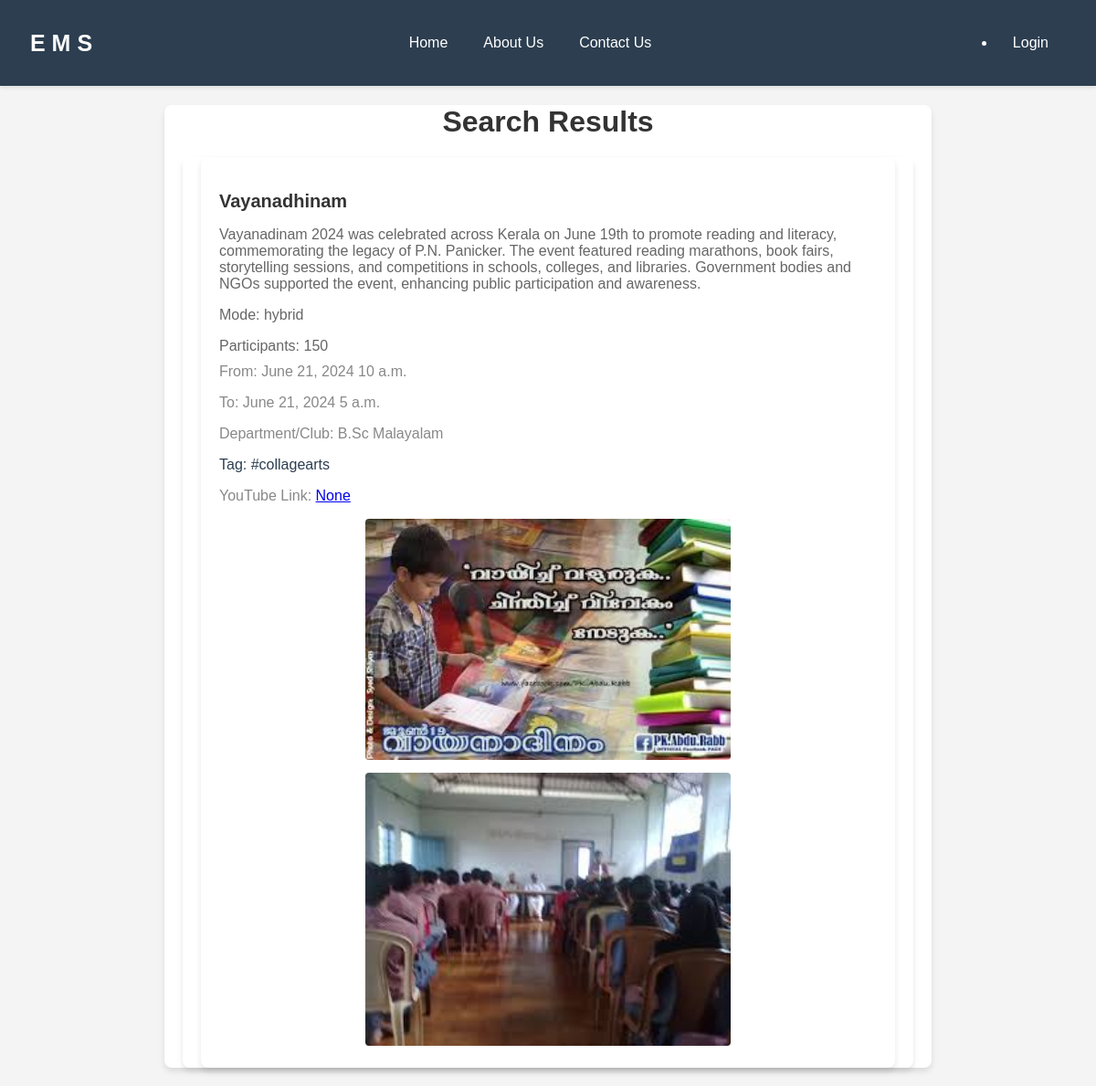
/search_report/, run on the app's committed database.
### event/models.py (models this page shows, shortened)
class Event_Report(models.Model):
    date = models.DateField(auto_now_add=True)
    report = models.TextField(null=True)
    youtube_link = models.URLField(null=True,blank=True)
    photo = models.ImageField(upload_to='event_reports/photos/', null=True, blank=True)
    alternate_photo = models.ImageField(upload_to='event_reports/alternate_photos/', null=True, blank=True)
    event = models.ForeignKey(Event, on_delete=models.CASCADE)

class Event(models.Model):
    mode_choices = [
        ('online', 'Online'),
        ('offline', 'Offline'),
        ('hybrid', 'Hybrid')
    ]
    title = models.CharField(max_length=100)
    mode = models.CharField(max_length=10, choices=mode_choices)
    no_participants = models.IntegerField()
    description = models.TextField()
    from_date = models.DateField()
    from_time = models.TimeField()
    date_to = models.DateField()
    time_to = models.TimeField()
    dept_club = models.ForeignKey(Dept_Club, on_delete=models.CASCADE)
    tag = models.ForeignKey('Tags', on_delete=models.DO_NOTHING)
    brochure = models.ImageField(upload_to='brochures/')

class Dept_Club(models.Model):
    dc_name = models.CharField(max_length=50, blank=False)
    def __str__(self):
        return self.dc_name

class Tags(models.Model):
    tag = models.CharField(max_length=200)

### event/views.py (the view)
# urls.py: path('search_report/', views.search_report, name='search_report'),
def search_report(request):
    query_name = request.GET.get('name', '')
    query_tag = request.GET.get('tag', '')
    department_query = request.GET.get('department_club', '')
    results = Event_Report.objects.all()
    if query_name:
        results = results.filter(event__title__icontains=query_name)
    if query_tag:
        results = results.filter(event__tag__tag__icontains=query_tag)
    if department_query:
        results = results.filter(event__dept_club__dc_name__icontains=department_query)
    return render(request, 'events/search_report.html', {'reports': results})

### event/templates/events/search_report.html (shortened to what this page needs)
{% extends 'events/base.html' %}
{% block content %}
    <h1>Search Results</h1>
    <div class="container">
        {% if reports %}
            {% for report in reports %}
                <div class="event-card">
                    <h2 class="event-title">{{ report.event.title }}</h2>
                    <p class="event-details">{{ report.report }}</p>
                    <p class="event-details">Mode: {{ report.event.mode }}</p>
                    <p class="event-details">Participants: {{ report.event.no_participants }}</p>
                    <p class="event-date">From: {{ report.event.from_date }} {{ report.event.from_time }}</p>
                    <p class="event-date">To: {{ report.event.date_to }} {{ report.event.time_to }}</p>
                    <p class="event-date">Department/Club: {{ report.event.dept_club }}</p>
                    <p class="event-tag">Tag: {{ report.event.tag.tag }}</p>
                    <p class="event-date">YouTube Link: <a href="{{ report.youtube_link }}">{{ report.youtube_link }}</a></p>
                    {% if report.photo %}
                        <div class="image-container">
                            <img class="event-photo" src="{{ report.photo.url }}" alt="Photo">
                        </div>
                    {% endif %}
                    {% if report.alternate_photo %}
                        <div class="image-container">
                            <img class="event-photo" src="{{ report.alternate_photo.url }}" alt="Alternate Photo">
                        </div>
                    {% endif %}
                </div>
            {% endfor %}
        {% else %}
            <p>No search results found</p>
        {% endif %}
    </div>
{% endblock %}

### event/templates/events/base.html (shortened to what this page needs)
{% load static %}
<!DOCTYPE html>
<html lang="en">
<head>
</head>
<body>
<nav class="navbar">
    <div class="navbar-title">E M S</div>
    <ul class="navbar-links">
        {% if not user.is_authenticated %}
        <li class="nav-item">
            <a class="nav-link" href="{% url 'home' %}">Home</a>
        </li>
        <li class="nav-item">
            <a class="nav-link" href="#">About Us</a>
        </li>
        <li class="nav-item">
            <a class="nav-link" href="#">Contact Us</a>
        </li>
        {% endif %}
    </ul>
    <div class="user-info">
        {% if user.is_authenticated %}
            <li class="nav-item">
                <a class="nav-link" href="{% url 'logout' %}">Logout</a>
            </li>
        {% else %}
            <li class="nav-item">
                <a class="nav-link" href="{% url 'login' %}">Login</a>
            </li>
        {% endif %}
    </div>
</nav>
<div class="container">
    {% block content %}{% endblock %}
</div>
</body>
</html>

### event/templates/events/base.html (style rules this page uses)
body { font-family: Arial, sans-serif; margin: 0; padding: 0; background-color: #ECF0F1; color: #2C3E50; }
.navbar { background-color: #2C3E50; color: #fff; padding: 30px 25px; display: flex; justify-content: space-between; align-items: center; box-shadow: 0 2px 4px rgba(0,0,0,0.1); position: relative; }
.navbar-title { font-size: 25px; margin-left: 8px; font-weight: bolder; font-family: 'Lucida Sans', 'Lucida Sans Regular', 'Lucida Grande', 'Lucida Sans Unicode', Geneva, Verdana, sans-serif; }
.navbar-links { list-style: none; margin: 0; padding: 0; display: flex; align-items: center; justify-content: center; flex: 1; }
.nav-item { margin-right: 15px; }
.nav-link { color: #fff; text-decoration: none; padding: 8px 12px; border-radius: 4px; transition: background-color 0.3s ease; align-items: center; display: inline-block; }
.user-info { display: flex; align-items: center; }
.container { margin-top: 20px; padding: 20px; background-color: #fff; border-radius: 8px; box-shadow: 0 4px 6px rgba(0,0,0,0.1); }

### event/templates/events/search_report.html (style rules this page uses)
body { font-family: Arial, sans-serif; margin: 0; padding: 0; background-color: #f4f4f4; }
.container { max-width: 800px; margin: 20px auto; padding: 0 20px; }
h1 { text-align: center; margin-bottom: 20px; color: #333; }
.event-card { background-color: #fff; border-radius: 8px; box-shadow: 0 4px 6px rgba(0, 0, 0, 0.1); margin-bottom: 20px; padding: 20px; transition: box-shadow 0.3s ease; }
.event-title { font-size: 20px; margin-bottom: 10px; color: #333; }
.event-details { color: #666; margin-bottom: 10px; }
.event-date { color: #888; font-size: 16px; font-weight: normal; margin-top: 0; }
.image-container { text-align: center; margin-top: 10px; }
.event-photo { width: 100%; max-width: 400px; height: auto; border-radius: 4px; }

### data on the page
Event_Report: event "Vayanadhinam", report "Vayanadinam 2024 was celebrated across Kerala on June 19th to promote reading and literacy, commemorating the legacy of P.N. Panicker. The event featured reading marathons, book fairs, storytelling sessions, and competitions in schools, colleges, and libraries. Government bodies and NGOs supported the event, enhancing public participation and awareness.", event.mode "hybrid", event.no_participants "150", event.from_date "June 21, 2024", event.from_time "10 a.m.", event.date_to "June 21, 2024", event.time_to "5 a.m.", event.dept_club "B.Sc Malayalam", event.tag.tag "#collagearts", youtube_link "None", photo (picture), alternate_photo (picture)
